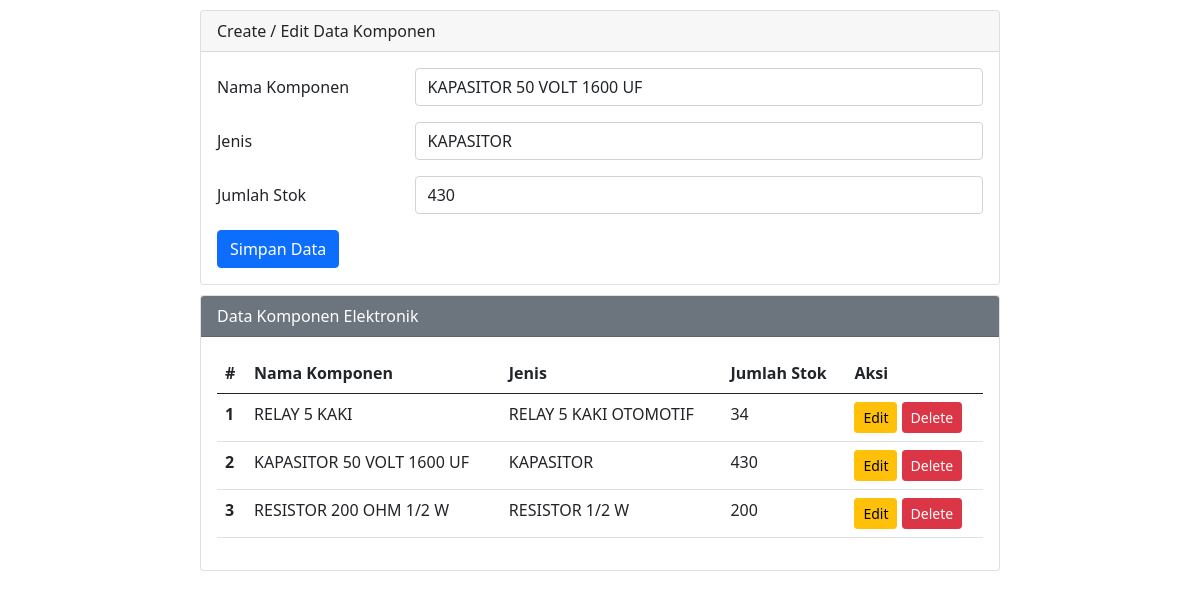
/index.php?op=edit&id=2, run on the app's committed database.
### tables this page shows
CREATE TABLE `data_komponen` (
  `id_komponen` int(11) NOT NULL,
  `nama_komponen` varchar(100) NOT NULL,
  `jenis` varchar(50) NOT NULL,
  `jumlah_stok` int(11) NOT NULL
);

### backend.php (called while the page is built, shortened)
<?php
$host       = "localhost";
$user       = "root";
$pass       = "";
$db         = "komponen_elektronik";
$koneksi    = mysqli_connect($host, $user, $pass, $db);
$op = isset($_GET['op']) ? $_GET['op'] : "";
if ($op == 'edit') {
    $id   = $_GET['id'];
    $sql1 = "SELECT * FROM data_komponen WHERE id_komponen = '$id'";
    $q1   = mysqli_query($koneksi, $sql1);
    $r1   = mysqli_fetch_array($q1);
    $nama_komponen = $r1['nama_komponen'];
    $jenis         = $r1['jenis'];
    $jumlah_stok   = $r1['jumlah_stok'];
}
?>

### index.php (the view, shortened to what this page needs)
<?php include("backend.php"); ?>
<!DOCTYPE html>
<html lang="id">
<head>
    <link href="https://cdn.jsdelivr.net/npm/bootstrap@5.0.0-beta2/dist/css/bootstrap.min.css" rel="stylesheet">
    <link rel="stylesheet" href="style.css">
</head>
<body>
<div class="mx-auto">
    <div class="card">
        <div class="card-header">Create / Edit Data Komponen</div>
        <div class="card-body">
            <form action="" method="POST">
                <div class="mb-3 row">
                    <label for="nama_komponen" class="col-sm-3 col-form-label">Nama Komponen</label>
                    <div class="col-sm-9">
                        <input type="text" class="form-control" id="nama_komponen" name="nama_komponen" value="<?php echo $nama_komponen ?>">
                    </div>
                </div>
                <div class="mb-3 row">
                    <label for="jenis" class="col-sm-3 col-form-label">Jenis</label>
                    <div class="col-sm-9">
                        <input type="text" class="form-control" id="jenis" name="jenis" value="<?php echo $jenis ?>">
                    </div>
                </div>
                <div class="mb-3 row">
                    <label for="jumlah_stok" class="col-sm-3 col-form-label">Jumlah Stok</label>
                    <div class="col-sm-9">
                        <input type="number" class="form-control" id="jumlah_stok" name="jumlah_stok" value="<?php echo $jumlah_stok ?>">
                    </div>
                </div>
                <div class="col-12">
                    <input type="submit" name="simpan" value="Simpan Data" class="btn btn-primary" />
                </div>
            </form>
        </div>
    </div>
    <div class="card">
        <div class="card-header bg-secondary text-white">Data Komponen Elektronik</div>
        <div class="card-body">
            <table class="table">
                <thead>
                    <tr>
                        <th>#</th>
                        <th>Nama Komponen</th>
                        <th>Jenis</th>
                        <th>Jumlah Stok</th>
                        <th>Aksi</th>
                    </tr>
                </thead>
                <tbody>
                    <?php
                    $sql2   = "SELECT * FROM data_komponen ORDER BY id_komponen DESC";
                    $q2     = mysqli_query($koneksi, $sql2);
                    $urut   = 1;
                    while ($r2 = mysqli_fetch_array($q2)) {
                        $id_komponen   = $r2['id_komponen'];
                        $nama_komponen = $r2['nama_komponen'];
                        $jenis         = $r2['jenis'];
                        $jumlah_stok   = $r2['jumlah_stok'];
                    ?>
                    <tr>
                        <th><?php echo $urut++ ?></th>
                        <td><?php echo $nama_komponen ?></td>
                        <td><?php echo $jenis ?></td>
                        <td><?php echo $jumlah_stok ?></td>
                        <td>
                            <a href="index.php?op=edit&id=<?php echo $id_komponen ?>"><button class="btn btn-warning btn-sm">Edit</button></a>
                            <a href="index.php?op=delete&id=<?php echo $id_komponen ?>" onclick="return confirm('Yakin hapus data ini?')"><button class="btn btn-danger btn-sm">Delete</button></a>
                        </td>
                    </tr>
                    <?php } ?>
                </tbody>
            </table>
        </div>
    </div>
</div>
</body>
</html>

### style.css (style rules this page uses)
.mx-auto { width: 800px; }
.card { margin-top: 10px; }

### data on the page
data_komponen: nama_komponen "KAPASITOR 50 VOLT 1600 UF", jenis "KAPASITOR", jumlah_stok "430"
data_komponen: nama_komponen "RELAY 5 KAKI", jenis "RELAY 5 KAKI OTOMOTIF", jumlah_stok "34"
data_komponen: nama_komponen "RESISTOR 200 OHM 1/2 W", jenis "RESISTOR 1/2 W", jumlah_stok "200"
